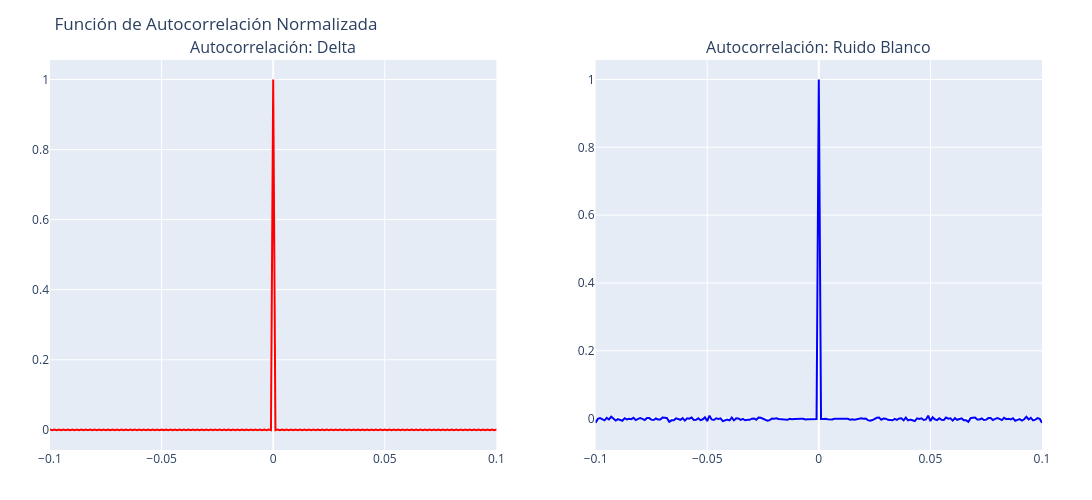

The notebook cell this image was saved under:
### Markdown cell above
* Gráfica la función de autocorrelación $R_{xx}(\tau)$ para la Delta y compárala con la del Ruido Blanco Estocástico. ¿Por qué ambas funciones adoptan una forma equivalente?

### Code cell
fig_autocorr = make_subplots(rows=1, cols=2, subplot_titles=("Autocorrelación: Delta", "Autocorrelación: Ruido Blanco"))

fig_autocorr.add_trace(go.Scatter(x=tau, y=Rxx_delta / np.max(Rxx_delta), mode='lines', line=dict(color='red')), row=1, col=1)
fig_autocorr.add_trace(go.Scatter(x=tau, y=Rxx_white / np.max(Rxx_white), mode='lines', line=dict(color='blue')), row=1, col=2)

fig_autocorr.update_xaxes(range=[-0.1, 0.1])
fig_autocorr.update_layout(
    title_text="Función de Autocorrelación Normalizada", 
    width=1500, 
    height=500, 
    autosize=False,
    margin=dict(l=50, r=50, t=60, b=50),
    showlegend=False
)
fig_autocorr.show()

### Figure 1 — Plotly figure (JSON) as saved in the notebook; plotly's stock layout.template omitted (floating-point values rounded to 4 significant figures; data arrays with more than 128 entries replaced by an {"elided": "..."} marker saying what was removed)
{"data": [{"line": {"color": "red"}, "mode": "lines", "type": "scatter", "x": {"elided": "3999 float values"}, "xaxis": "x", "y": {"elided": "3999 float values"}, "yaxis": "y"}, {"line": {"color": "blue"}, "mode": "lines", "type": "scatter", "x": {"elided": "3999 float values"}, "xaxis": "x2", "y": {"elided": "3999 float values"}, "yaxis": "y2"}], "layout": {"annotations": [{"font": {"size": 16}, "showarrow": false, "text": "Autocorrelación: Delta", "x": 0.225, "xanchor": "center", "xref": "paper", "y": 1, "yanchor": "bottom", "yref": "paper"}, {"font": {"size": 16}, "showarrow": false, "text": "Autocorrelación: Ruido Blanco", "x": 0.775, "xanchor": "center", "xref": "paper", "y": 1, "yanchor": "bottom", "yref": "paper"}], "autosize": false, "height": 500, "margin": {"b": 50, "l": 50, "r": 50, "t": 60}, "showlegend": false, "title": {"text": "Función de Autocorrelación Normalizada"}, "width": 1500, "xaxis": {"anchor": "y", "domain": [0, 0.45], "range": [-0.1, 0.1]}, "xaxis2": {"anchor": "y2", "domain": [0.55, 1], "range": [-0.1, 0.1]}, "yaxis": {"anchor": "x", "domain": [0, 1]}, "yaxis2": {"anchor": "x2", "domain": [0, 1]}}}
